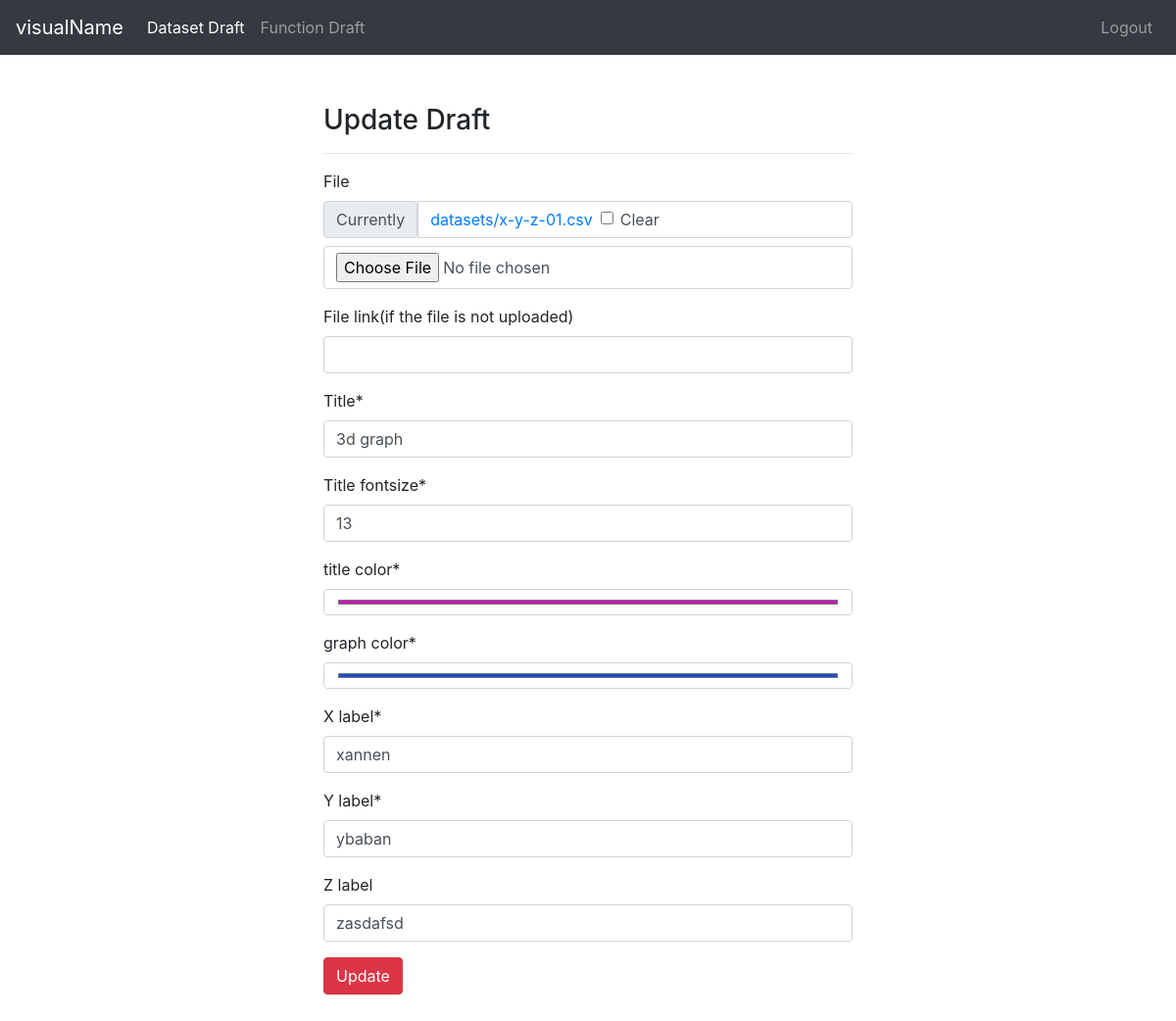
Page /drafts/update/9 (signed in) on the earlier database version.
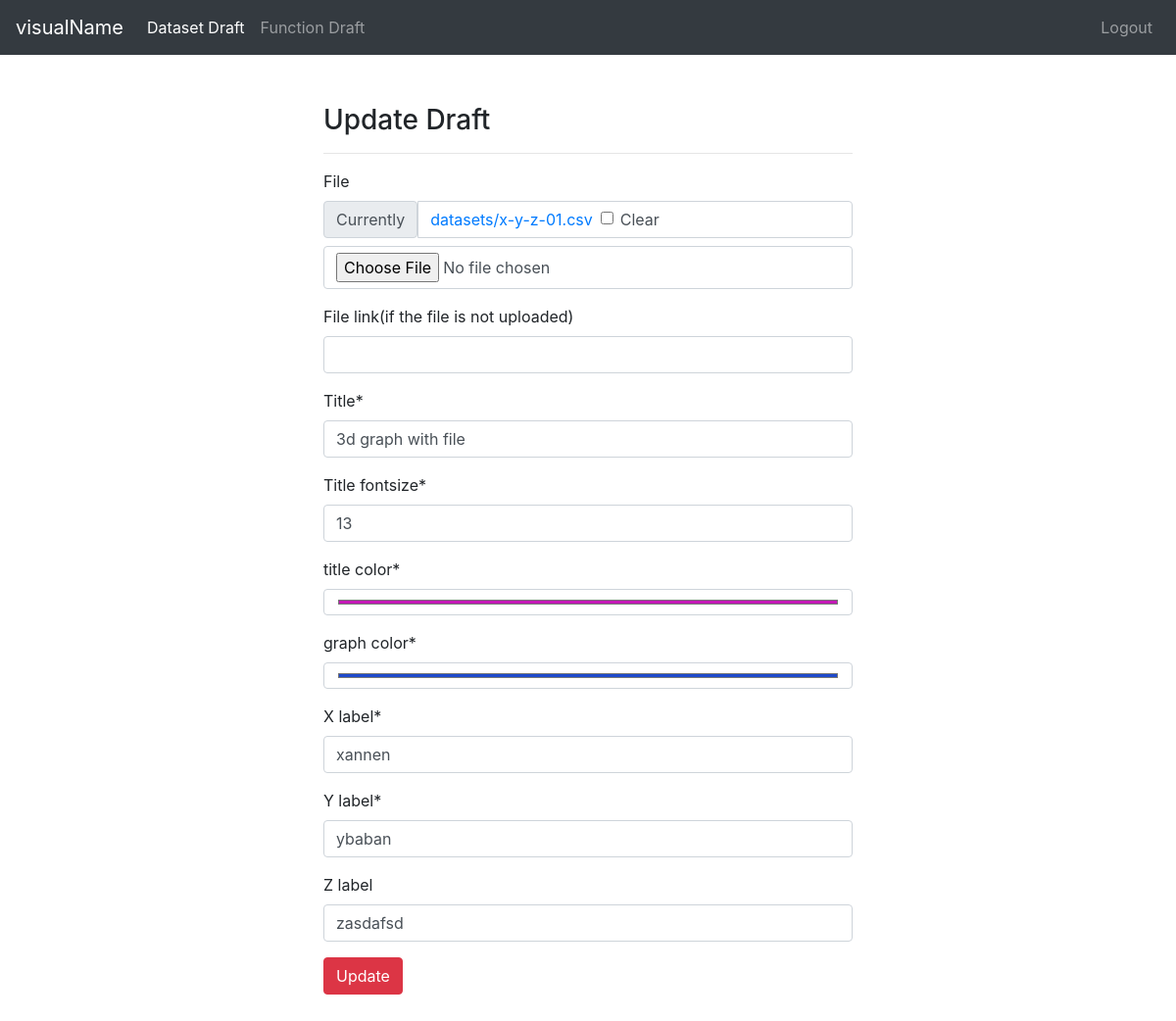
Same page on the later database version.
### drafts/models.py (models this page shows, shortened)
class DraftDataset(models.Model):
    creator = models.ForeignKey("auth.User", on_delete=models.CASCADE)
    created_date = models.DateTimeField(auto_now_add=True)
    file = models.FileField(blank=True, null=True, validators=[FileExtensionValidator(allowed_extensions=['csv', 'xslsx'])], upload_to="datasets/")
    file_link = models.CharField(max_length=300, verbose_name='File link(if the file is not uploaded)', blank=True, null=True)
    title = models.CharField(max_length=50)
    title_fontsize = models.IntegerField(default=13)
    title_color = ColorField(default='#000000')
    graph_color = ColorField(default='#000000')
    x_label = models.CharField(max_length=50, default='x')
    y_label = models.CharField(max_length=50, default='y')
    z_label = models.CharField(max_length=50, default='z', blank=True, null=True)

### drafts/views.py (the view)
# urls.py: path('update/<int:id>', views.updateDataset, name='updateDatasetDraft'),
@login_required(login_url="user:login")
def updateDataset(request, id):
    draft = get_object_or_404(DraftDataset, id=id)
    form = DatasetForm(request.POST or None, request.FILES or None, instance=draft)
    if form.is_valid():
        draft = form.save(commit=False)
        draft.creator = request.user
        draft.save()
        messages.success(request, "Draft successfully updated.")
        return redirect("drafts:datasetDraft")
    context = {
        "form":form
    }
    return render(request, "updateDatasetDraft.html", context)

### drafts/forms.py
class DatasetForm(forms.ModelForm):
    graph_color = forms.CharField(label="graph color", max_length=7, widget=forms.TextInput(attrs={'type':'color'}))
    title_color = forms.CharField(label="title color", max_length=7, widget=forms.TextInput(attrs={'type':'color'}))
    class Meta:
        model = DraftDataset
        fields = ["file","file_link", "title", "title_fontsize", "title_color", "graph_color", "x_label", "y_label", "z_label"]

### templates/updateDatasetDraft.html (shortened to what this page needs)
{% extends 'layout.html' %}
{% block body %}
{% load crispy_forms_tags %}
<div class="row">
    <div class="col-md-6 offset-md-3">
        <h3>Update Draft</h3>
        <hr>
        <form enctype="multipart/form-data" method="post">
            {{ form|crispy }}
            <button type="submit" class="btn btn-danger">Update</button>
        </form>
    </div>
</div>
{% endblock body %}

Differences in the rows shown:
changed DraftDataset "#1e4acc": title "3d graph" → "3d graph with file"
